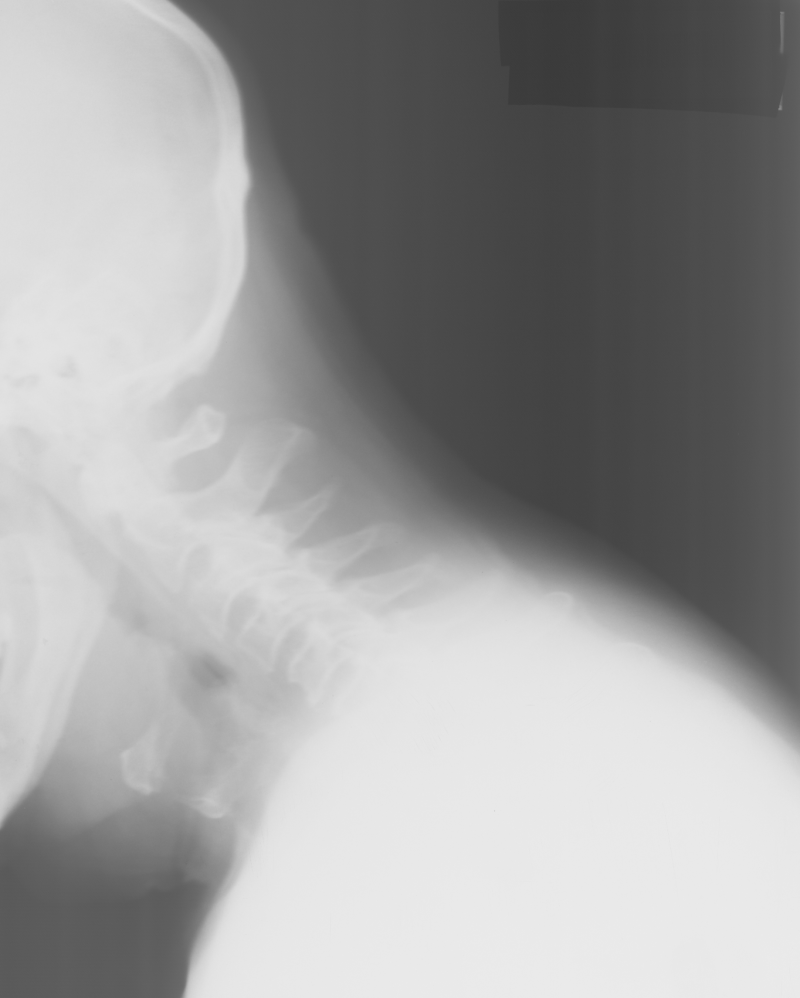
#> input picture exercises/ex3-PixelwiseOperations/data/vertebra.png, 800 x 998 px
$ jupyter execute --allow-errors EX3.ipynb   (shell and % lines are left out)
#> lines starting #> are read from the running program, lines starting #| are printed output that depends on the picture; after the words box and inside, x2 and y2 are one past the last pixel; in counts of white or black regions, pixels touching at a corner belong together; long printed decimals are rounded
[cell 1]
#pip install scikit-image
from skimage import color, io, measure, img_as_ubyte
from skimage.measure import profile_line
from skimage.transform import rescale, resize
import matplotlib.pyplot as plt
import numpy as np
import pydicom as dicom
import cv2 as cv

[cell 2]
from skimage.util import img_as_float
from skimage.util import img_as_ubyte
import skimage as ski

# Explorative data analysis

## Exercise 1
Exercise 1: Start by reading the image and inspect the histogram. Is it a bimodal histogram? Do you think it will be possible to segment it so only the bones are visible?

[cell 3]
in_dir = "./data"
im_name = "/vertebra.png"
im = io.imread(in_dir + im_name)
#> im is the input picture: shape (998, 800); min 57, max 235, mean 156.2

[cell 4]
plt.figure()
plt.subplot(1,2,1)
io.imshow(im)
plt.title('Vertebra image')

plt.subplot(1,2,2)
plt.hist(im.ravel(), bins=256)
plt.title('Image histogram')

plt.show()
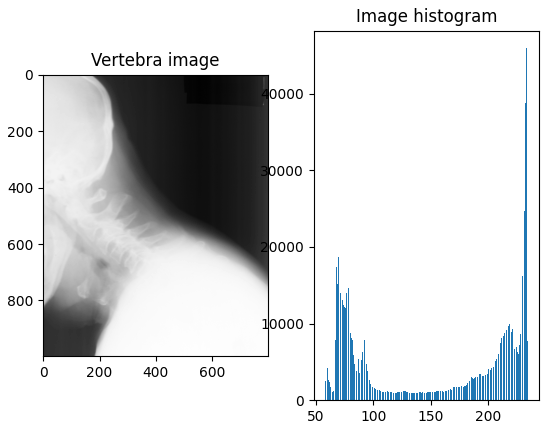
#> figure drawn by matplotlib, 2 panels; panel 2: tallest bar 45929 high, from x = 232.9 to 233.6
# si es bimodal y si creo que se puedan separar los huesos del fondo

## Exercise 2
Exercise 2: Compute the minimum and maximum values of the image. Is the full scale of the gray-scale spectrum used or can we enhance the appearance of the image?

[cell 5]
minimo = im.ravel().min()
#> minimo = 57
maximo = im.ravel().max()
#> maximo = 235
print("El minimo es:", minimo)
#| El minimo es: 57
print("El maximo es:", maximo)
#| El maximo es: 235
print(f"El rango es: {[minimo,maximo]}")
#| El rango es: [57, 235]
#no se utiliza la escala completa de grises
#> (the rest of this cell did not finish here and is left out)

# Pixel type conversions

## Conversion from unsigned byte to float image

[cell 6]
float_im = ski.img_as_float(im)
io.imshow(float_im)
float_min = float_im.ravel().min()
#> float_min = 0.224
float_max = float_im.ravel().max()
#> float_max = 0.922
print("El minimo float es: ", float_min)
#| El minimo float es:  0.2235
print("El maximo float es: ", float_max)
#| El maximo float es:  0.9216

# Conversion from float image to unsigned byte image
(Conversion de float a normal (*255))

[cell 7]
byte_im = ski.img_as_ubyte(float_im)
io.imshow(byte_im)
byte_min = byte_im.ravel().min()
#> byte_min = 57
byte_max = byte_im.ravel().max()
#> byte_max = 235
print("El minimo float es: ", byte_min)
#| El minimo float es:  57
print("El maximo float es: ", byte_max)
#| El maximo float es:  235

# fig, ax = plt.subplots(nrows=1, ncols = 2, figsize = (12, 5))
# ax[0].imshow(im_org, vmin = 0, vmax = 255, cmap = 'gray')
# ax[0].set_title('Visualization window: [0, 255]')
# ax[1].imshow(im_org, vmin = min, vmax = max, cmap = 'gray') # Here, we change the visualization window, not the image itself!
# ax[1].set_title(f'Visualization window: [{min}, {max}]')
# plt.show()

#> (a cell that did not finish here is left out)

# Histogram stretching
You should implement a function, that automatically stretches the histogram of an image. In other words, the function should create a new image, where the pixel values are changed so the histogram of the output image is optimal. Here optimal means, that the minimum value is 0 and the maximum value is 255. It should be based on the linear histogram stretching equation:

[cell 9]
def histogram_stretch(img_in):
    """
    Stretches the histogram of an image
    :param img_in: Input image
    :return: Image, where the histogram is stretched so the min values is 0 and the maximum value 255
    """
    # img_as_float will divide all pixel values with 255.0
    img_float = img_as_float(img_in)
    min_val = img_float.min()
#> min_val = 0.224
    max_val = img_float.max()
#> max_val = 0.922
    min_desired = 0.0
    max_desired = 1.0

    img_out = ( (max_desired-min_desired) / (max_val-min_val)) * ((img_float-min_val) + min_desired)
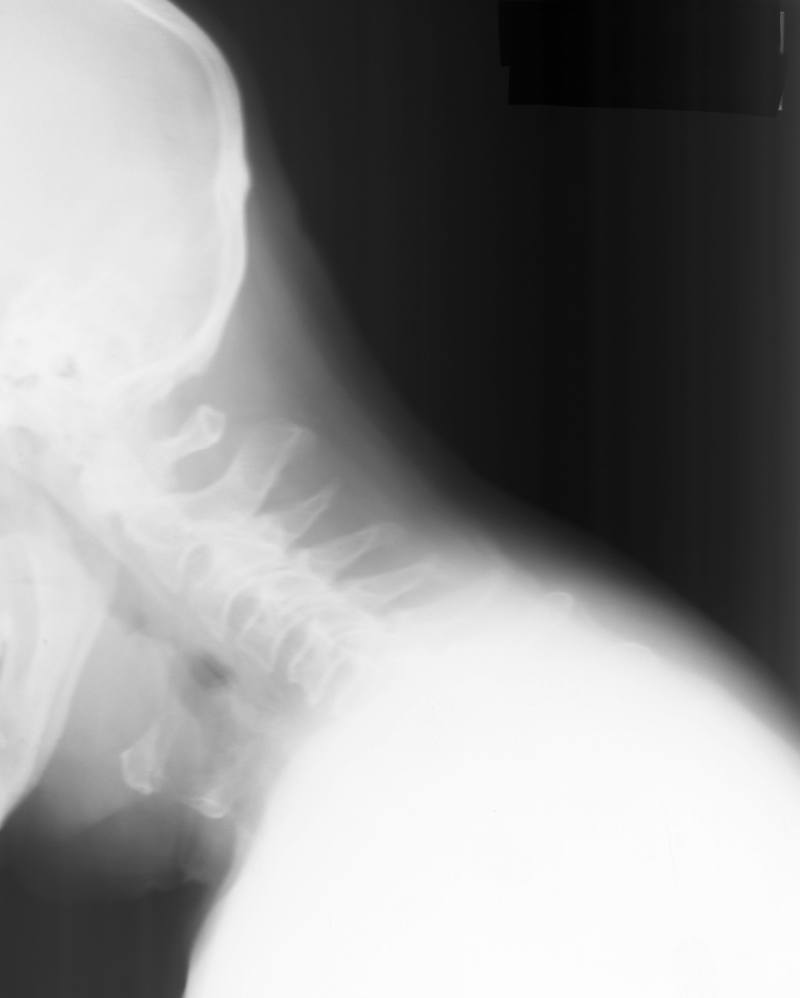
#> img_out: shape (998, 800) float64; min 0, max 1, mean 0.557

    # img_as_ubyte will multiply all pixel values with 255.0 before converting to unsigned byte
    plt.figure()

    plt.subplot(221)
    plt.hist(img_float.ravel())
    plt.title("Histogram before stretching")

    plt.subplot(222)
    io.imshow(img_float)
    plt.title("Image before stretching")

    plt.subplot(223)
    plt.hist(img_out.ravel())
    plt.title("Histogram after stretching")

    plt.subplot(224)
    io.imshow(img_out)
    plt.title("Image after stretching")

    plt.show()
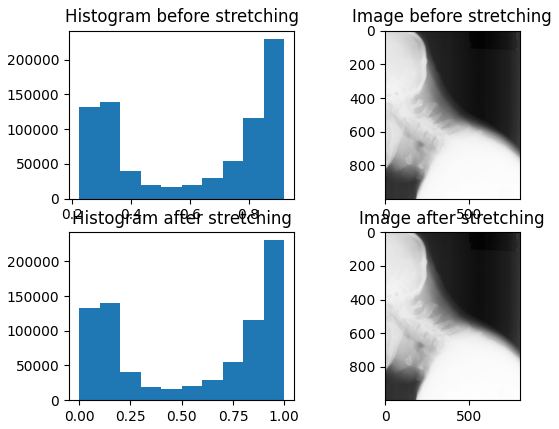
#> figure drawn by matplotlib, 4 panels; panel 1: tallest bar 230515 high, from x = 0.852 to 0.922; panel 3: tallest bar 230515 high, from x = 0.9 to 1
    print(f"Max before stretching: {img_float.max():.2f} ")
#| Max before stretching: 0.92
    print("Max after stretching: ",img_out.max())
#| Max after stretching:  1.0
    return img_as_ubyte(img_out)

**Exercise 6**: Test your histogram_stretch on the vertebra.png image. Show the image before and after the histogram stretching. What changes do you notice in the image? Are the important structures more visible?

[cell 10]
histogram_stretch(im)

# Non-linear pixel value mapping
The goal is to implement and test a function that performs a
-mapping of pixel values:

You can use the Numpy function power to compute the actual mapping function.

**Exercise 7**: Implement a function, gamma_map(img, gamma), that:

- Converts the input image to float
- Do the gamma mapping on the pixel values
- Returns the resulting image as an unsigned byte image.

[cell 11]
def gamma_map(img, gamma):
#> called with gamma = 0.5
    img_float = ski.img_as_float(img)
    img_middle = np.power(img_float,gamma)
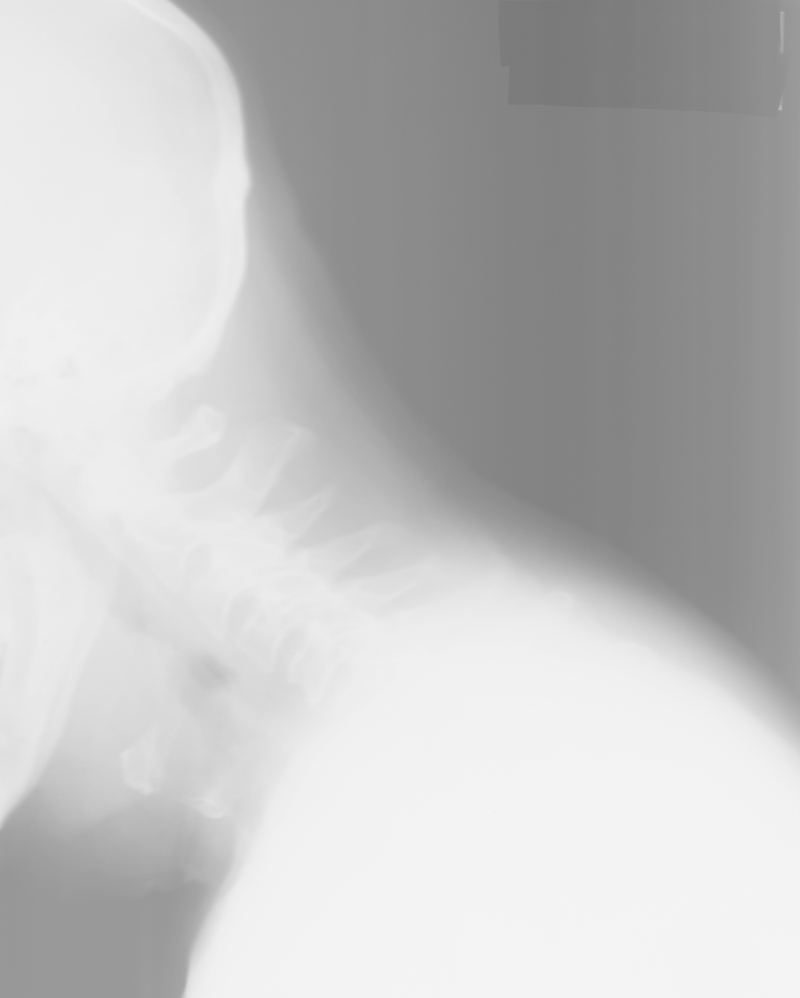
#> img_middle: shape (998, 800) float64; min 0.473, max 0.96, mean 0.762
    img_out = ski.img_as_ubyte(img_middle)

    plt.figure()
    plt.subplot(121)
    io.imshow(img_float)
    plt.title("Image pre gamma")


    plt.subplot(122)
    io.imshow(img_out)
    plt.title("Image post gamma")

    plt.show()

[cell 12]
gamma_map(im, 0.5)

[cell 13]
gamma_map(im, 2)
#> call 2 of gamma_map, with gamma = 2
#> in gamma_map (call 2), `img_middle = np.power(img_float,gamma)`:
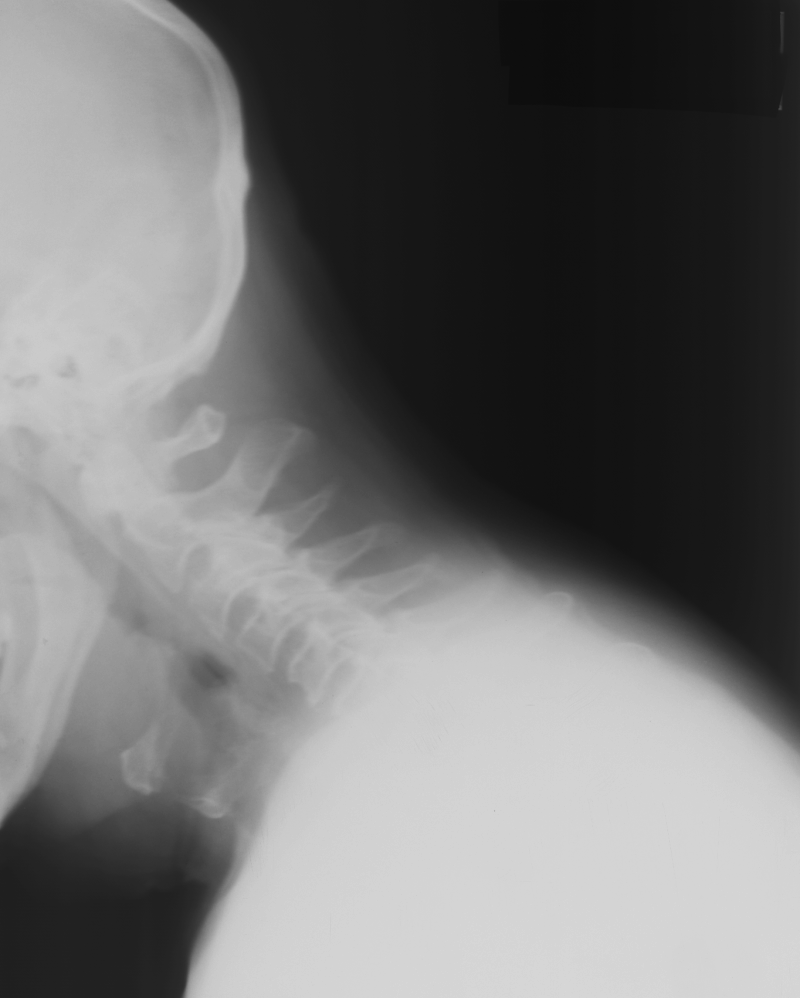
#> img_middle: shape (998, 800) float64; min 0.05, max 0.849, mean 0.444

# Image segmentation by thresholding
Now we will try to implement some functions that can seperate an image into segments. In this exercise, we aim at seperating the background from the foreground by setting a threshold in a gray scale image or several thresholds in color images.

**Exercise 9**: Implement a function, threshold_image :

[cell 14]
def threshold_image(img_in, thres):
    """
    Apply a threshold in an image and return the resulting image
    :param img_in: Input image
    :param thres: The treshold value in the range [0, 255]
    :return: Resulting image (unsigned byte) where background is 0 and foreground is 255
    """
#> called with thres = 175
    mask = img_in > thres
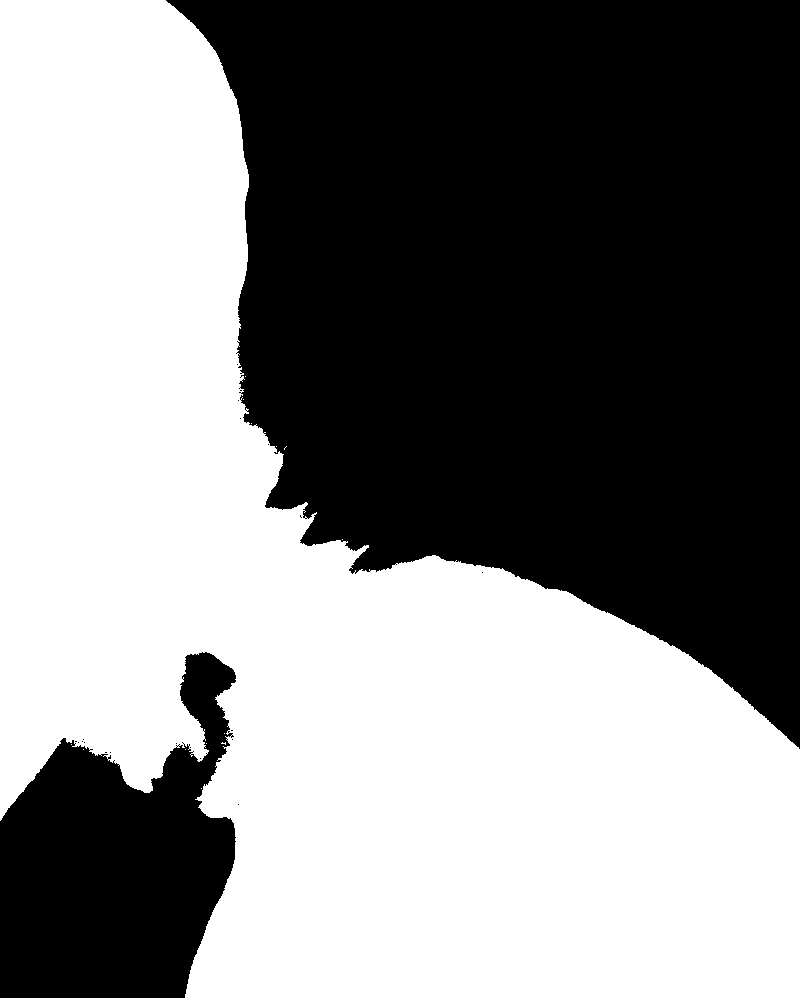
#> mask: shape (998, 800) bool; 51.6% white; 22 black regions (20 under 20 px), largest, box (x1, y1, x2, y2) and area: (166, 0, 800, 749) 333891, (0, 652, 236, 998) 52459

    img_out = ski.img_as_ubyte(mask)

    plt.figure()
    plt.subplot(121)
    io.imshow(img_float)
    plt.title("Image pre threshold")


    plt.subplot(122)
    io.imshow(img_out)
    plt.title("Image post threshold")

    plt.show()

#> (a cell that did not finish here is left out)

[cell 16]
# TA
def threshold_image(img_in, thres):
    """
    Apply a threshold in an image and return the resulting image
    :param img_in: Input image
    :param thres: The treshold value in the range [0, 255]
    :return: Resulting image (unsigned byte) where background is 0 and foreground is 255
    """
    mask = img_in > thres
    return img_as_ubyte(mask)

#> (the rest of this cell did not finish here and is left out)

## Automatic thresholds using Otsu's method

[cell 17]
def otsu_method(im):
    #here we apply the otsu method // th2 is the otsu image
    ret2,th2 = cv.threshold(im,0,255,cv.THRESH_BINARY+cv.THRESH_OTSU)
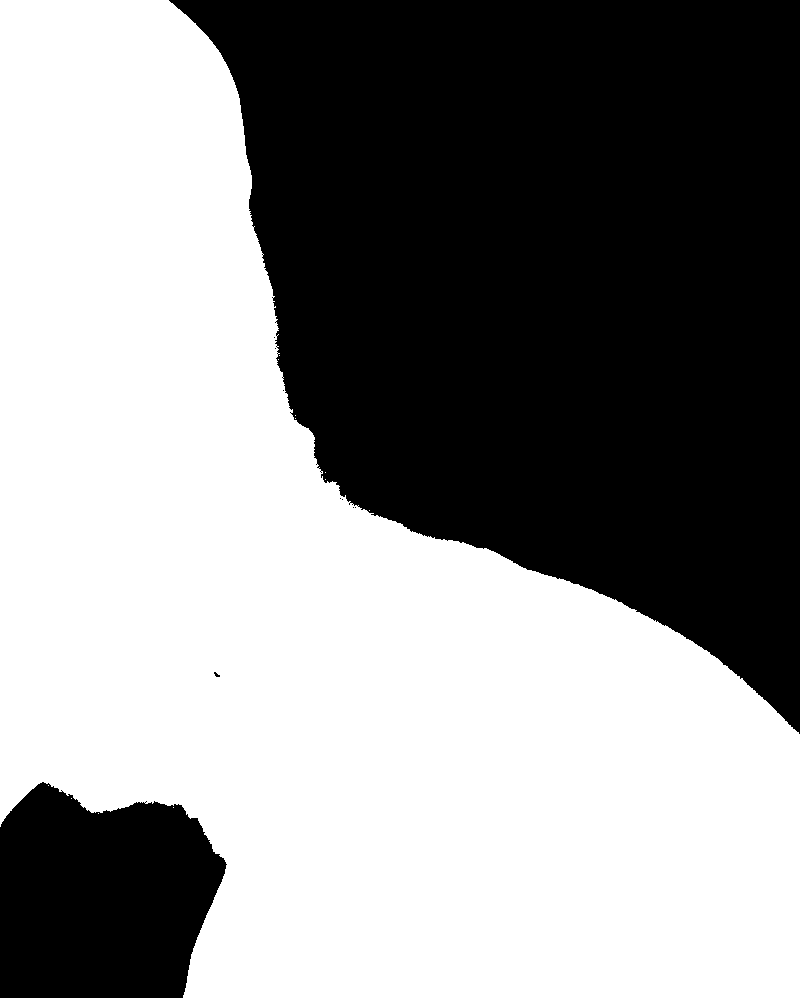
#> th2: shape (998, 800); 56% white; 10 black regions (8 under 20 px), largest, box (x1, y1, x2, y2) and area: (169, 0, 800, 734) 311456, (0, 782, 227, 998) 39669
#> ret2 = 148
    plt.figure()

    plt.subplot(1, 2, 1)
    plt.imshow(im, cmap='gray')
    plt.title('Imagen Original')
    plt.axis('off')

    plt.subplot(1, 2, 2)
    plt.imshow(th2, cmap='gray')
    plt.title('Otsu umbralization')
    plt.axis('off')

    plt.tight_layout()
    plt.show()

[cell 18]
otsu_method(im)

[cell 19]
# TA
from skimage.filters import threshold_otsu

#> (the rest of this cell did not finish here and is left out)

[cell 20]
# TA SHILOUETTE
from skimage.color import rgb2gray

im_name = "dark_background.png"
#> (the rest of this cell did not finish here and is left out)

## Color thresholding in the RGB color space
In the following, we will make a simple system for road-sign detection. Start by reading the image DTUSigns2.jpg found in the exercise data. We want to make a system that do a segmentation of the image - meaning that a new binary image is created, where the foreground pixels correspond to the sign we want to detect.

We do that by tresholding the colour-channels individually. This code segments out the blue sign:

[cell 21]
in_dir = "./data"
#> in_dir = './data'
im_name = "/DTUSigns2.jpg"
#> (the rest of this cell did not finish here and is left out)
